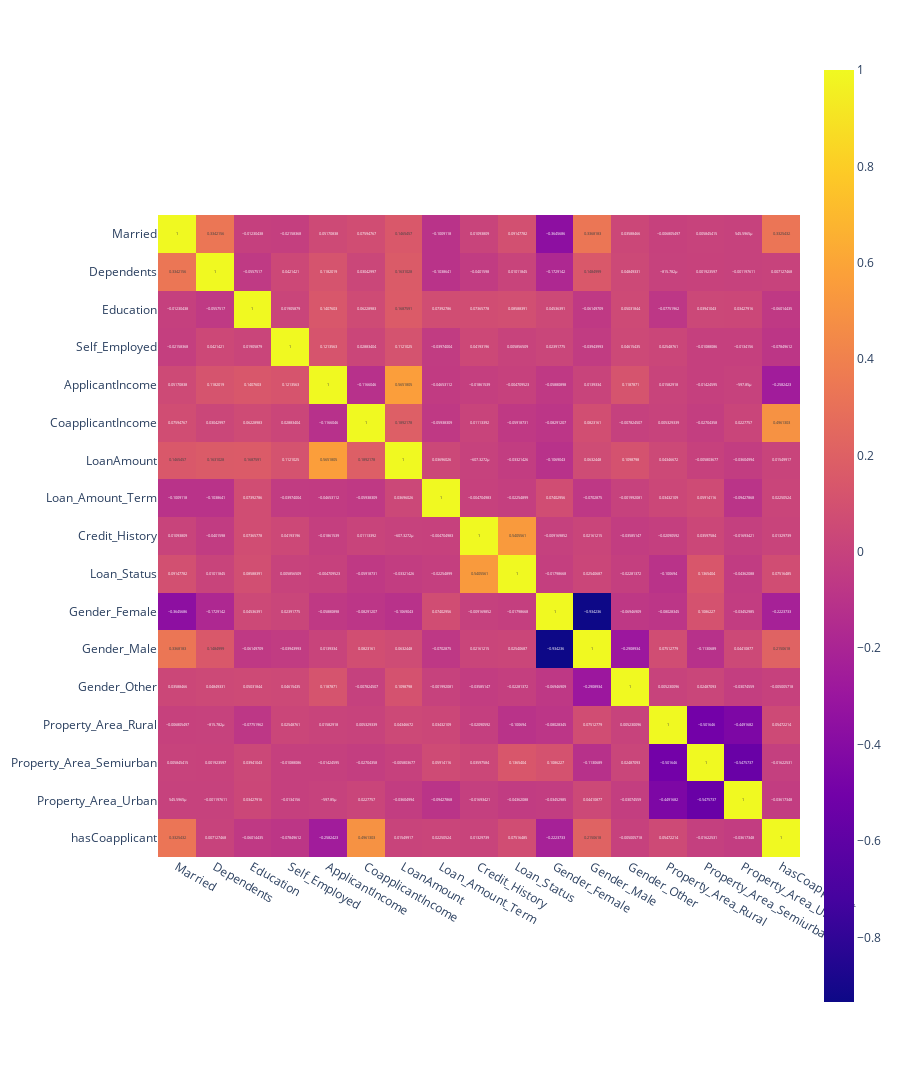

Notebook source saved alongside this figure:
### Code cell
fig = px.imshow(train_df[['Married', 'Dependents',
       'Education', 'Self_Employed', 'ApplicantIncome', 'CoapplicantIncome',
       'LoanAmount', 'Loan_Amount_Term', 'Credit_History', 'Loan_Status',
       'Gender_Female', 'Gender_Male', 'Gender_Other', 'Property_Area_Rural',
       'Property_Area_Semiurban', 'Property_Area_Urban', 'hasCoapplicant']].corr(), text_auto=True, height=1500)
fig.show()

### Figure 1 — Plotly figure (JSON) as saved in the notebook; plotly's stock layout.template omitted (floating-point values rounded to 4 significant figures; data arrays with more than 128 entries replaced by an {"elided": "..."} marker saying what was removed)
{"data": [{"coloraxis": "coloraxis", "hovertemplate": "x: %{x}<br>y: %{y}<br>color: %{z}<extra></extra>", "name": "0", "texttemplate": "%{z}", "type": "heatmap", "x": ["Married", "Dependents", "Education", "Self_Employed", "ApplicantIncome", "CoapplicantIncome", "LoanAmount", "Loan_Amount_Term", "Credit_History", "Loan_Status", "Gender_Female", "Gender_Male", "Gender_Other", "Property_Area_Rural", "Property_Area_Semiurban", "Property_Area_Urban", "hasCoapplicant"], "xaxis": "x", "y": ["Married", "Dependents", "Education", "Self_Employed", "ApplicantIncome", "CoapplicantIncome", "LoanAmount", "Loan_Amount_Term", "Credit_History", "Loan_Status", "Gender_Female", "Gender_Male", "Gender_Other", "Property_Area_Rural", "Property_Area_Semiurban", "Property_Area_Urban", "hasCoapplicant"], "yaxis": "y", "z": {"elided": "17x17 float values"}}], "layout": {"coloraxis": {"colorscale": [[0, "#0d0887"], [0.1111, "#46039f"], [0.2222, "#7201a8"], [0.3333, "#9c179e"], [0.4444, "#bd3786"], [0.5556, "#d8576b"], [0.6667, "#ed7953"], [0.7778, "#fb9f3a"], [0.8889, "#fdca26"], [1, "#f0f921"]]}, "height": 1500, "margin": {"t": 60}, "xaxis": {"anchor": "y", "constrain": "domain", "domain": [0, 1], "scaleanchor": "y"}, "yaxis": {"anchor": "x", "autorange": "reversed", "constrain": "domain", "domain": [0, 1]}}}
